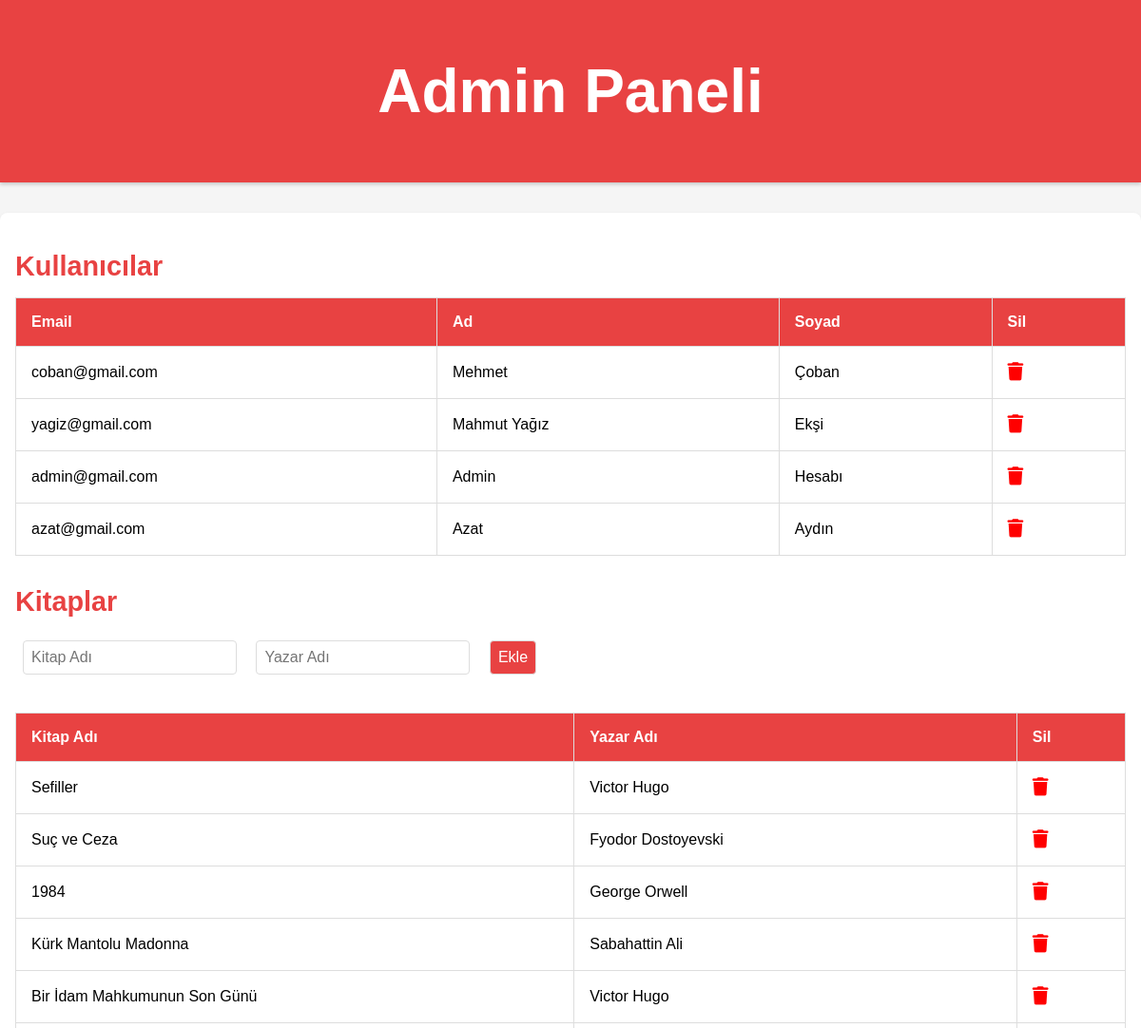
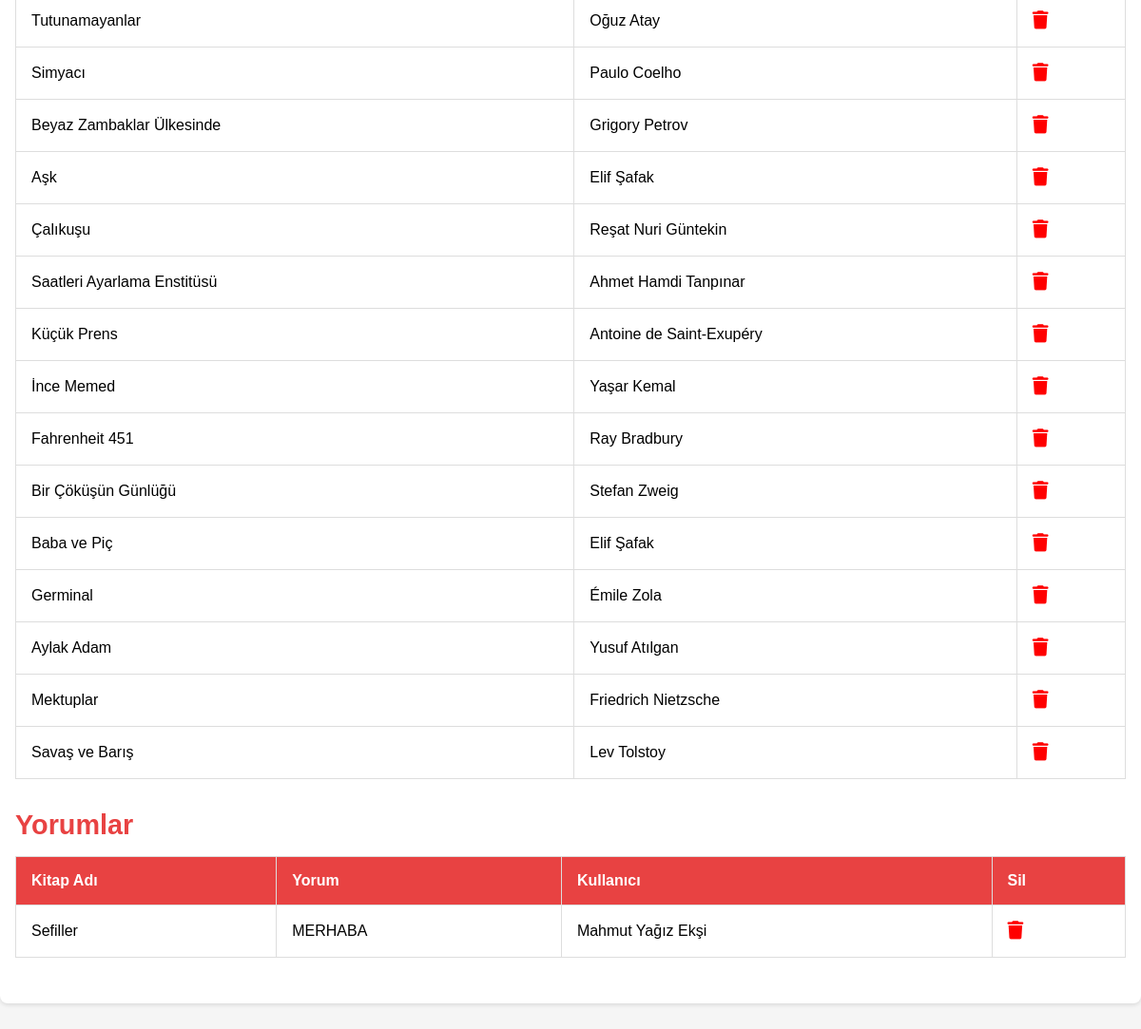
The page /pages/admin.php (signed in) on the database its author committed (2 pictures, top to bottom).
### tables this page shows
CREATE TABLE `kitaplar` (
  `id` int(11) NOT NULL,
  `kitap_adi` varchar(255) NOT NULL,
  `yazar_adi` varchar(255) NOT NULL,
  `kiralayan_ad` varchar(100) DEFAULT NULL,
  `kiralayan_soyad` varchar(100) DEFAULT NULL,
  `durum` enum('dolu','bos') NOT NULL DEFAULT 'bos'
);

CREATE TABLE `yorumlar` (
  `id` int(11) NOT NULL,
  `kitap_adi` varchar(255) NOT NULL,
  `yorum` text NOT NULL,
  `ad` varchar(100) NOT NULL,
  `soyad` varchar(100) NOT NULL
);

### pages/admin.php (the view, shortened to what this page needs)
<?php
$dsn = 'mysql:host=localhost;dbname=kütüphane';
$username = 'root';
$password = '';
try {
    $pdo = new PDO($dsn, $username, $password);
    $pdo->setAttribute(PDO::ATTR_ERRMODE, PDO::ERRMODE_EXCEPTION);
} catch (PDOException $e) {
    echo 'Veritabanı bağlantısı hatası: ' . $e->getMessage();
    exit;
}
$sql_kullanıcılar = "SELECT id, email, ad, soyad FROM kullanıcılar";
$stmt_kullanıcılar = $pdo->prepare($sql_kullanıcılar);
$stmt_kullanıcılar->execute();
$kullanicilar = $stmt_kullanıcılar->fetchAll();
$sql_kitaplar = "SELECT id, kitap_adi, yazar_adi FROM kitaplar";
$stmt_kitaplar = $pdo->prepare($sql_kitaplar);
$stmt_kitaplar->execute();
$kitaplar = $stmt_kitaplar->fetchAll();
$sql_yorumlar = "SELECT id, kitap_adi, yorum, ad, soyad FROM yorumlar";
$stmt_yorumlar = $pdo->prepare($sql_yorumlar);
$stmt_yorumlar->execute();
$yorumlar = $stmt_yorumlar->fetchAll();
?>
<!DOCTYPE html>
<html lang="tr">
<head>
    <link rel="stylesheet" href="../source/admin.css">
    <link rel="stylesheet" href="https://cdnjs.cloudflare.com/ajax/libs/font-awesome/6.7.1/css/all.min.css">
</head>
<body>
<header class="header">
    <h1>Admin Paneli</h1>
</header>
<div class="container">
    <h2>Kullanıcılar</h2>
    <table>
        <tr>
            <th>Email</th>
            <th>Ad</th>
            <th>Soyad</th>
            <th>Sil</th>
        </tr>
        <?php foreach ($kullanicilar as $kullanici): ?>
        <tr>
            <td><?= htmlspecialchars($kullanici['email']) ?></td>
            <td><?= htmlspecialchars($kullanici['ad']) ?></td>
            <td><?= htmlspecialchars($kullanici['soyad']) ?></td>
            <td><a href="sil.php?type=kullanici&id=<?= $kullanici['id'] ?>" class="delete-icon"><i class="fa fa-trash"></i></a></td>
        </tr>
        <?php endforeach; ?>
    </table>
    <h2>Kitaplar</h2>
    <form action="ekle.php" method="POST">
        <input type="text" name="kitap_adi" placeholder="Kitap Adı" required>
        <input type="text" name="yazar_adi" placeholder="Yazar Adı" required>
        <button type="submit">Ekle</button>
    </form>
    <table>
        <tr>
            <th>Kitap Adı</th>
            <th>Yazar Adı</th>
            <th>Sil</th>
        </tr>
        <?php foreach ($kitaplar as $kitap): ?>
        <tr>
            <td><?= htmlspecialchars($kitap['kitap_adi']) ?></td>
            <td><?= htmlspecialchars($kitap['yazar_adi']) ?></td>
            <td><a href="sil.php?type=kitap&id=<?= $kitap['id']; ?>" class="delete-icon"><i class="fa-solid fa-trash"></i></a></td>
        </tr>
        <?php endforeach; ?>
    </table>
    <h2>Yorumlar</h2>
    <table>
        <tr>
            <th>Kitap Adı</th>
            <th>Yorum</th>
            <th>Kullanıcı</th>
            <th>Sil</th>
        </tr>
        <?php foreach ($yorumlar as $yorum): ?>
        <tr>
            <td><?= htmlspecialchars($yorum['kitap_adi']) ?></td>
            <td><?= htmlspecialchars($yorum['yorum']) ?></td>
            <td><?= htmlspecialchars($yorum['ad'] . ' ' . $yorum['soyad']) ?></td>
            <td><a href="sil.php?type=yorum&id=<?= $yorum['id'] ?>" class="delete-icon"><i class="fa fa-trash"></i></a></td>
        </tr>
        <?php endforeach; ?>
    </table>
</div>
</body>
</html>

### source/admin.css (style rules this page uses)
:root { --main-color: #e84242; --black-color: #0e0e0e; }
body { font-family: "Poppins", sans-serif; margin: 0; padding: 0; background-color: #f5f5f5; }
.header { background-color: var(--main-color); color: white; padding: 1rem; text-align: center; font-size: 2rem; box-shadow: 0 2px 4px rgba(0, 0, 0, 0.2); }
.container { max-width: 1200px; margin: 2rem auto; padding: 1rem; background-color: white; box-shadow: 0 2px 4px rgba(0, 0, 0, 0.1); border-radius: 8px; }
h2 { color: var(--main-color); font-size: 1.8rem; margin-bottom: 1rem; }
table { width: 100%; border-collapse: collapse; margin-bottom: 2rem; }
table th, table td { padding: 1rem; border: 1px solid #ddd; text-align: left; }
table th { background-color: var(--main-color); color: white; }
table td a.delete-icon { color: red; font-size: 1.2rem; text-decoration: none; }
form { margin-bottom: 2rem; }
form input, form button { padding: 0.5rem; margin: 0.5rem; border: 1px solid #ddd; border-radius: 4px; font-size: 1rem; }
form button { background-color: var(--main-color); color: white; cursor: pointer; }

### rows shown on the page
kullanıcılar: email "coban@gmail.com", ad "Mehmet", soyad "Çoban"
kullanıcılar: email "yagiz@gmail.com", ad "Mahmut Yağız", soyad "Ekşi"
kullanıcılar: email "admin@gmail.com", ad "Admin", soyad "Hesabı"
kullanıcılar: email "azat@gmail.com", ad "Azat", soyad "Aydın"
kitaplar: kitap_adi "Sefiller", yazar_adi "Victor Hugo"
kitaplar: kitap_adi "Suç ve Ceza", yazar_adi "Fyodor Dostoyevski"
kitaplar: kitap_adi "1984", yazar_adi "George Orwell"
kitaplar: kitap_adi "Kürk Mantolu Madonna", yazar_adi "Sabahattin Ali"
kitaplar: kitap_adi "Bir İdam Mahkumunun Son Günü", yazar_adi "Victor Hugo"
kitaplar: kitap_adi "Tutunamayanlar", yazar_adi "Oğuz Atay"
kitaplar: kitap_adi "Simyacı", yazar_adi "Paulo Coelho"
kitaplar: kitap_adi "Beyaz Zambaklar Ülkesinde", yazar_adi "Grigory Petrov"
kitaplar: kitap_adi "Aşk", yazar_adi "Elif Şafak"
kitaplar: kitap_adi "Çalıkuşu", yazar_adi "Reşat Nuri Güntekin"
kitaplar: kitap_adi "Saatleri Ayarlama Enstitüsü", yazar_adi "Ahmet Hamdi Tanpınar"
kitaplar: kitap_adi "Küçük Prens", yazar_adi "Antoine de Saint-Exupéry"
kitaplar: kitap_adi "İnce Memed", yazar_adi "Yaşar Kemal"
kitaplar: kitap_adi "Fahrenheit 451", yazar_adi "Ray Bradbury"
kitaplar: kitap_adi "Bir Çöküşün Günlüğü", yazar_adi "Stefan Zweig"
kitaplar: kitap_adi "Baba ve Piç", yazar_adi "Elif Şafak"
kitaplar: kitap_adi "Germinal", yazar_adi "Émile Zola"
kitaplar: kitap_adi "Aylak Adam", yazar_adi "Yusuf Atılgan"
kitaplar: kitap_adi "Mektuplar", yazar_adi "Friedrich Nietzsche"
kitaplar: kitap_adi "Savaş ve Barış", yazar_adi "Lev Tolstoy"
yorumlar: kitap_adi "Sefiller", yorum "MERHABA", ad+soyad "Mahmut Yağız Ekşi"
